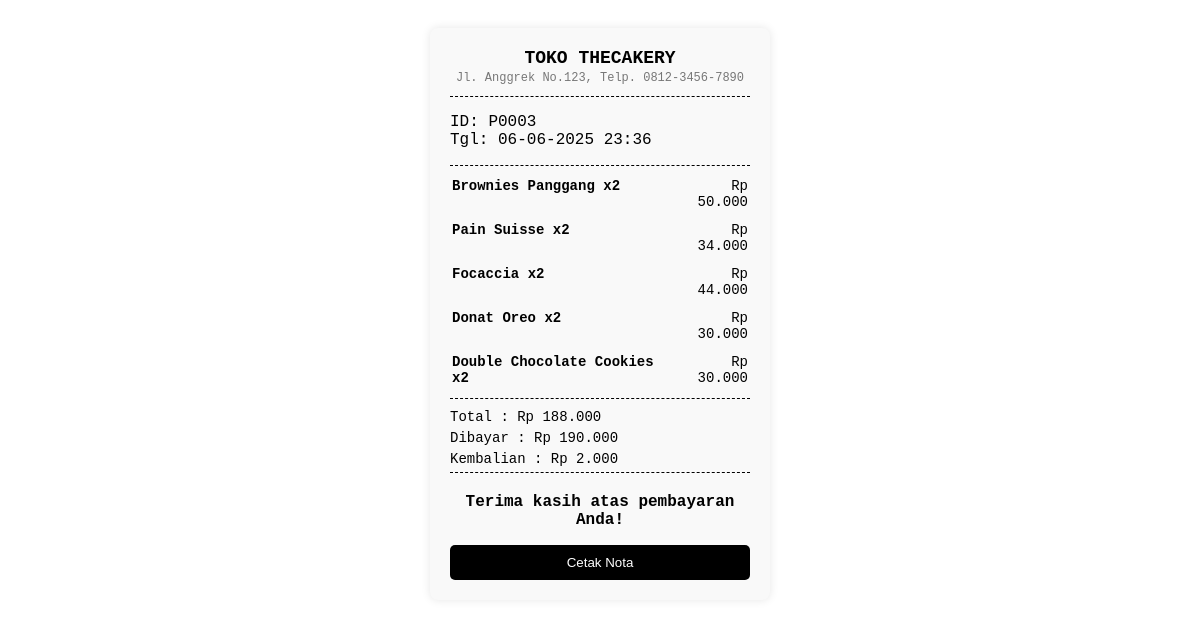
Screenshot of /kasir/nota.php?id=P0003 with the database file from the repository.
### tables this page shows
CREATE TABLE `tb_pesanan` (
  `id_pesanan` varchar(10) NOT NULL,
  `no_antrian` int(11) NOT NULL,
  `nama_pelanggan` varchar(50) NOT NULL,
  `nama_produk` varchar(255) NOT NULL,
  `jumlah` int(11) NOT NULL,
  `total_harga` decimal(10,0) NOT NULL,
  `metode_pembayaran` varchar(50) NOT NULL,
  `status_pesanan` enum('Pending','Lunas') NOT NULL,
  `tanggal_pemesanan` datetime(6) NOT NULL
);

CREATE TABLE `tb_pembayaran` (
  `id_pesanan` varchar(50) NOT NULL,
  `metode_pembayaran` enum('Tunai') NOT NULL,
  `jumlah_bayar` decimal(10,0) NOT NULL,
  `kembalian` decimal(10,0) NOT NULL,
  `status_pembayaran` enum('Belum Dibayar','Lunas','Dibatalkan') NOT NULL,
  `tanggal_pembayaran` timestamp(6) NOT NULL DEFAULT current_timestamp(6) ON UPDATE current_timestamp(6)
);

CREATE TABLE `tb_detailpes` (
  `id_detail` int(11) NOT NULL,
  `id_pesanan` varchar(255) NOT NULL,
  `id` int(11) NOT NULL,
  `nama_produk` varchar(255) NOT NULL,
  `jumlah` int(10) NOT NULL,
  `harga` decimal(10,0) NOT NULL,
  `subtotal` decimal(10,0) NOT NULL
);

### kasir/nota.php (the view, shortened to what this page needs)
<?php
$koneksi = new mysqli("localhost", "root", "", "toko");
$id_pesanan = mysqli_real_escape_string($koneksi, $_GET['id']);
$data_pesanan = mysqli_fetch_assoc($koneksi->query("SELECT * FROM tb_pesanan WHERE id_pesanan='$id_pesanan'"));
$data_bayar = mysqli_fetch_assoc($koneksi->query("SELECT * FROM tb_pembayaran WHERE id_pesanan='$id_pesanan'"));
$items = $koneksi->query("SELECT * FROM tb_detailpes WHERE id_pesanan='$id_pesanan'");
?>
<!DOCTYPE html>
<html lang="id">
<head>
</head>
<body>
<div class="nota-container">
    <div class="nota-header">
        <h3>TOKO THECAKERY</h3>
        <small>Jl. Anggrek No.123, Telp. 0812-3456-7890</small>
    </div>
    <div class="nota-line"></div>
    <p>ID: <?= $data_pesanan['id_pesanan'] ?><br>
       Tgl: <?= date('d-m-Y H:i', strtotime($data_bayar['tanggal_pembayaran'])) ?></p>
    <div class="nota-line"></div>
    <table class="nota-table">
        <?php while ($row = mysqli_fetch_assoc($items)): ?>
        <tr>
            <td><?= $row['nama_produk'] ?> x<?= $row['jumlah'] ?></td>
            <td style="text-align:right;">Rp <?= number_format($row['subtotal'], 0, ',', '.') ?></td>
        </tr>
        <?php endwhile; ?>
    </table>
    <div class="nota-line"></div>
    <div class="nota-footer">
        <p>Total     : Rp <?= number_format($data_pesanan['total_harga'], 0, ',', '.') ?></p>
        <p>Dibayar   : Rp <?= number_format($data_bayar['jumlah_bayar'], 0, ',', '.') ?></p>
        <p>Kembalian : Rp <?= number_format($data_bayar['kembalian'], 0, ',', '.') ?></p>
    </div>
    <div class="nota-line"></div>
    <p class="center"><strong>Terima kasih atas pembayaran Anda!</strong></p>
    <button class="btn-print" onclick="window.print()">Cetak Nota</button>
</div>
</body>
</html>

### kasir/nota.php (style rules this page uses)
body { font-family: 'Courier New', monospace; background: #fff; padding: 20px; color: #000; }
.nota-container { width: 300px; margin: auto; background: #f9f9f9; padding: 20px; border-radius: 8px; box-shadow: 0 0 10px rgba(0,0,0,0.1); }
.nota-header { text-align: center; margin-bottom: 10px; }
.nota-header h3 { margin: 0; font-size: 18px; font-weight: bold; }
.nota-header small { font-size: 12px; color: #777; }
.nota-line { border-top: 1px dashed #000; margin: 5px 0; }
.nota-table td { vertical-align: top; padding: 5px 0; font-size: 14px; }
.nota-table td:first-child { font-weight: bold; }
.nota-footer { margin-top: 10px; font-size: 14px; }
.nota-footer p { margin: 5px 0; }
.center { text-align: center; margin-top: 20px; }
.btn-print { display: block; width: 100%; padding: 10px; margin-top: 15px; background: #000; color: #fff; border: none; cursor: pointer; border-radius: 5px; }

### rows the page displays
tb_pesanan: id_pesanan "P0003", total_harga "188.000"
tb_pembayaran: tanggal_pembayaran "06-06-2025 23:36", jumlah_bayar "190.000", kembalian "2.000"
tb_detailpes: nama_produk "Brownies Panggang", jumlah "2", subtotal "50.000"
tb_detailpes: nama_produk "Pain Suisse", jumlah "2", subtotal "34.000"
tb_detailpes: nama_produk "Focaccia", jumlah "2", subtotal "44.000"
tb_detailpes: nama_produk "Donat Oreo", jumlah "2", subtotal "30.000"
tb_detailpes: nama_produk "Double Chocolate Cookies", jumlah "2", subtotal "30.000"
